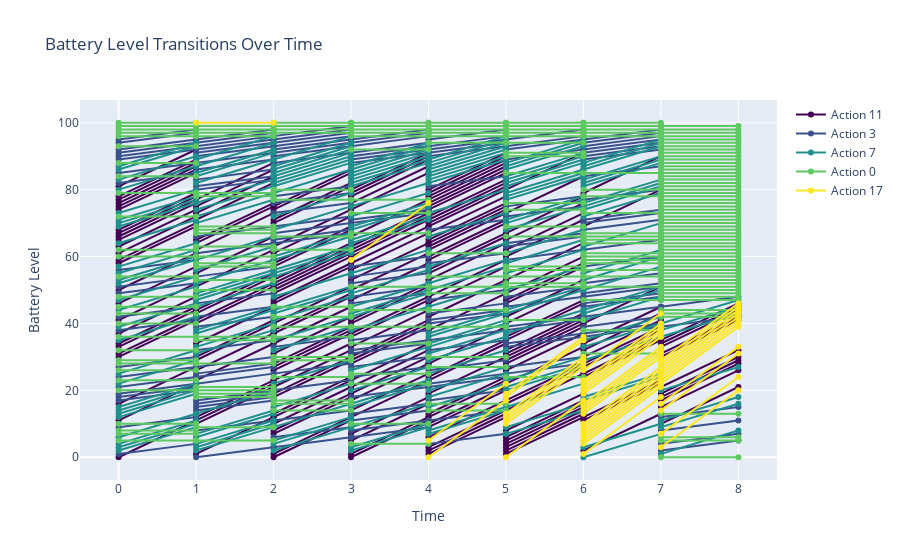

Notebook code for this chart:
### Code cell
max_time = 7
max_level = env.cap
parallel_coordinates_plot(MC_q_table, actions, max_time, max_level)
